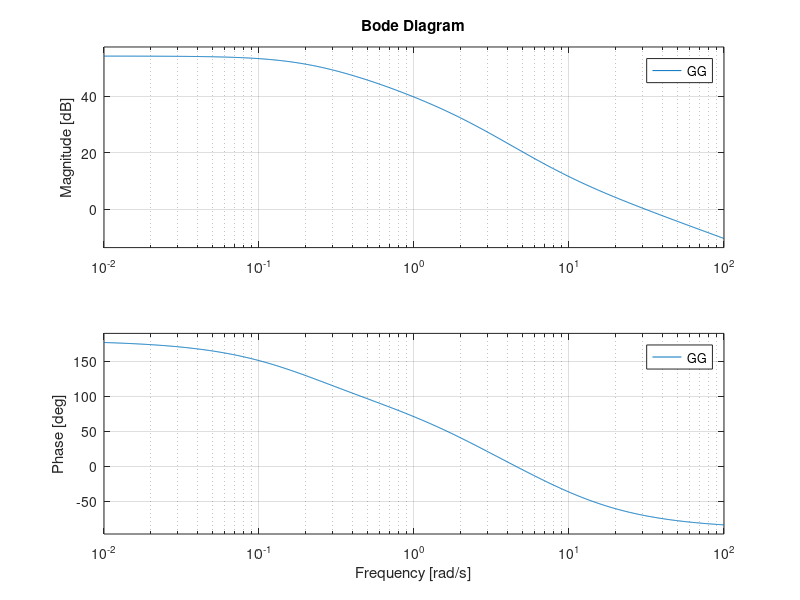
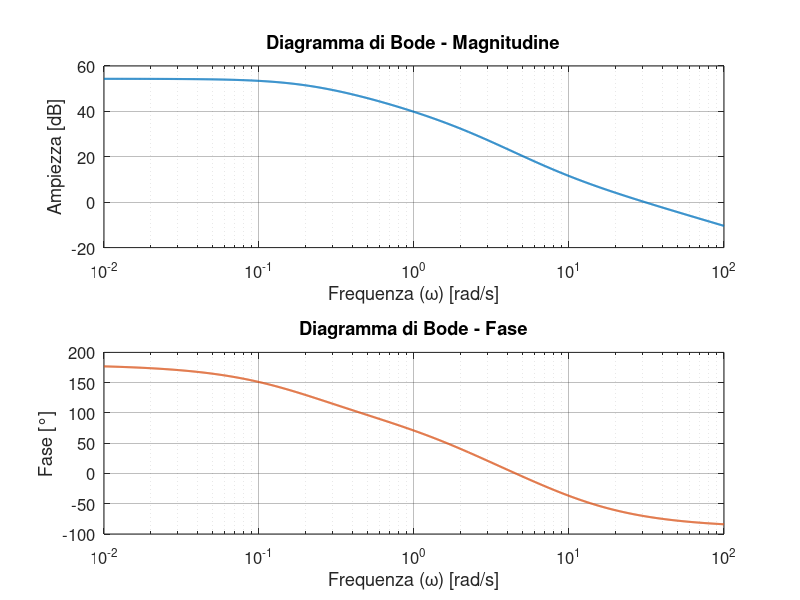

The MATLAB script that drew these images, in order: (Note: this script raises an error after producing the figures.)
%% Progetto Controlli Automatici T B1
% Barone Leonardo, Del Giudice Domenico, Galli Francesco, Guzzonato Leonardo

clear all; close all; clc;
% Paramentri Tecnologici
r_s=1.7; %tasso riproduzione cellule suscettibili
r_r=1.4; %tasso riproduzione cellule resistenti
K=500; %num massimo cellule dell'ambiente
gamma=0.2; %costante di passaggio da r a s
beta=0.8; %costante di passaggio da s a r
alfa=0.5; %costante di mutazione a seguito del farmaco
m_s=0.95; %mortalità suscettibili
m_r=0.05; %mortalità resistenti
n_s_e=100; %equilibrio suscettibili
n_r_e=400; %equilibrio resistenti

% Equazioni Differenziali
%n_s'=-r_s*ln((n_s+n_r)/K)*n_s-m_s*c_f*n_s-beta*n_s+gamma*n_r-alfa*c_f*n_s
%n_r'=-r_r*ln((n_s+n_r)/K)*n_r-m_r*c_f*n_r+beta*n_s-gamma*n_r+alfa*c_f*n_s

%% Punto1

%x1'(t)=f1(x(t),u(t))=-r_s*ln((x1(t)+x2(t))/K)*x1(t)-m_s*u(t)*x1(t)-beta*x1(t)+gamma*x2(t)-alfa*u(t)*x1(t)
%x2'(t)=f2(x(t),u(t))=-r_r*ln((x1(t)+x2(t))/K)*x2(t)-m_r*u(t)*x2(t)+beta*x1(t)-gamma*x2(t)+alfa*u(t)*x1(t)
%y(t)=h(x(t),u(t))=x2(t)

%u(t)=(-r_s*ln((x1(t)+x2(t))/K)*x1(t)-beta*x1(t)+gamma*x2(t))/((m_s+alfa)*x1(t))
%u(t)=(-r_r*ln((x1(t)+x2(t))/K)*x2(t)+beta*x1(t)-gamma*x2(t))/((m_r*x2(t)-alfa*x1(t))
%con xe1=n_s_e=100   xe2=n_r_e=100
%u_e_1=(-r_s*log((n_s_e+n_r_e)/K)*n_s_e-beta*n_s_e+gamma*n_r_e)/((m_s+alfa)*n_s_e)
%u_e_2=(-r_r*log((n_s_e+n_r_e)/K)*n_r_e+beta*n_s_e-gamma*n_r_e)/(m_r*n_r_e-alfa*n_s_e)
%abbiamo verificato che esiste u_e=u_e_1=u_e_2=0
u_e=0;
xe1=n_s_e;
xe2=n_r_e;

%linearizzazione nell'intorno dell'equilibrio

A=[r_s*(1-(2*xe1+xe2)/K)-m_s*u_e-beta-alfa*u_e, (r_s*xe1)/K+gamma;
    (r_r*xe2)/K+beta+alfa*u_e, r_r*(1-(xe1+2*xe2)/K)-m_r*u_e-gamma];
A
B=[-m_s*xe1-alfa*xe1; -m_r*xe2+alfa*xe1];
B
C=[0, 1];
C
D=0;
D
%% Punto2
%funzione di trasferimento
% s=tf('s');
% GG1=C*(inv(s*eye(2)-A))*B-D;
modello = ss(A,B,C,D);
GG = tf(modello);

GG
p=pole(GG);
z=zero(GG);
p
z

bode(GG);

%% Visualizzazione del diagramma di Bode
% Creazione della figura
figure('Name', 'Diagramma di Bode', 'NumberTitle', 'off', 'Color', 'w');

% Disegna il diagramma di Bode
[mag, phase, wout] = bode(GG);

% Personalizzazione
subplot(2, 1, 1); % Magnitudine
semilogx(wout, 20*log10(squeeze(mag)), 'LineWidth', 1.5, 'Color', '#0072BD'); % Linea blu
grid on;
title('Diagramma di Bode - Magnitudine', 'FontSize', 14, 'FontWeight', 'bold');
xlabel('Frequenza (\omega) [rad/s]', 'FontSize', 12);
ylabel('Ampiezza [dB]', 'FontSize', 12);
set(gca, 'FontSize', 12, 'GridAlpha', 0.3, 'MinorGridAlpha', 0.1);

subplot(2, 1, 2); % Fase
semilogx(wout, squeeze(phase), 'LineWidth', 1.5, 'Color', '#D95319'); % Linea arancione
grid on;
title('Diagramma di Bode - Fase', 'FontSize', 14, 'FontWeight', 'bold');
xlabel('Frequenza (\omega) [rad/s]', 'FontSize', 12);
ylabel('Fase [°]', 'FontSize', 12);
set(gca, 'FontSize', 12, 'GridAlpha', 0.3, 'MinorGridAlpha', 0.1);

% Personalizzazione generale
sgtitle('Diagramma di Bode della Funzione di Trasferimento', 'FontSize', 16, 'FontWeight', 'bold');









% % Confronta le risposte in frequenza
% % Confronta le risposte in frequenza con linee piene e tratteggiate
% figure;
% bodeplot(GG, 'b', GG1, 'r--'); % 'b' per blu (linea continua) e 'r--' per rosso (linea tratteggiata)
% 
% % Aggiungi la legenda
% legend('GG', 'GG1');
% 
% % Aggiungi il titolo
% title('Confronto tra le risposte in frequenza');
% grid on;

